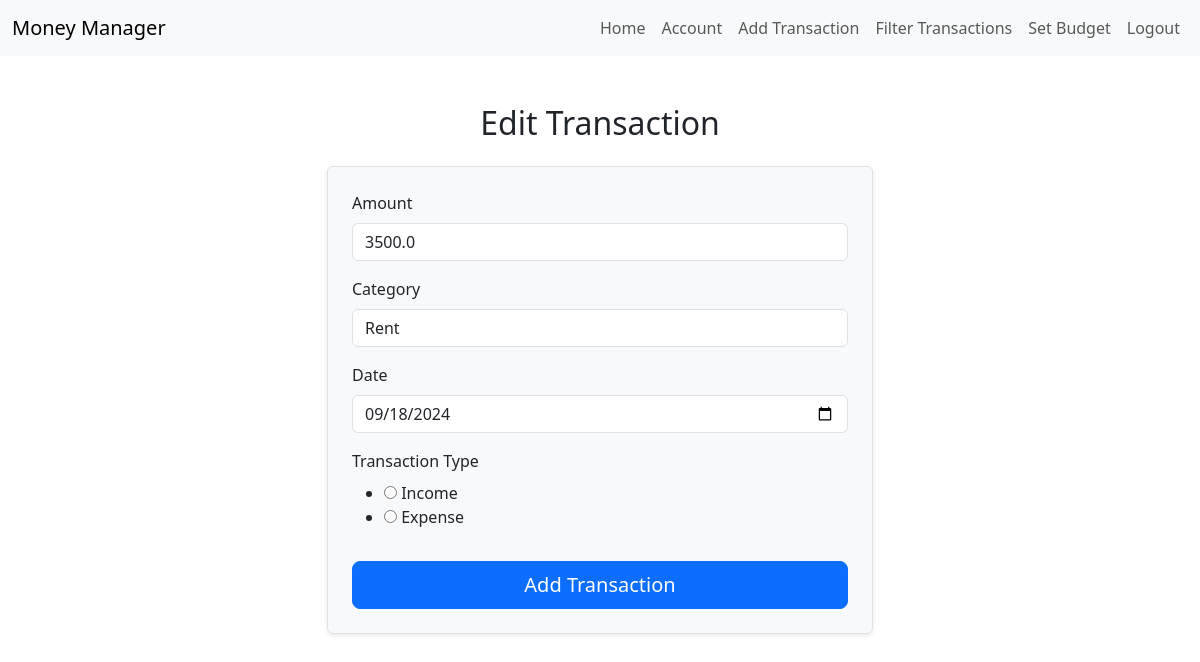
The app's page /transaction/4/edit (signed in) with its own data.
### app/models.py (models this page shows, shortened)
class Transaction(db.Model):
    id = db.Column(db.Integer, primary_key=True)
    amount = db.Column(db.Float, nullable=False)
    category = db.Column(db.String(50), nullable=False)
    date = db.Column(db.DateTime, nullable=False)
    user_id = db.Column(db.Integer, db.ForeignKey('user.id'), nullable=False)
    transaction_type = db.Column(db.String(10), nullable=False, default='expense')
    is_recurring = db.Column(db.Boolean, default=False, nullable=False)
    recurrence_frequency = db.Column(db.String(20))  # e.g., 'daily', 'weekly', 'monthly'

### app/routes.py (the view)
@main.route("/transaction/<int:transaction_id>/edit", methods=['GET', 'POST'])
@login_required
def edit_transaction(transaction_id):
    transaction = Transaction.query.get_or_404(transaction_id)
    if transaction.user_id != current_user.id:
        flash('You do not have permission to edit this transaction.', 'danger')
        return redirect(url_for('main.account'))
    form = TransactionForm()
    if form.validate_on_submit():
        transaction.amount = form.amount.data
        transaction.category = form.category.data
        transaction.date = form.date.data
        print(transaction.amount,transaction.category,transaction.date)
        db.session.commit()
        flash('Transaction updated successfully!', 'success')
        return redirect(url_for('main.account'))
    else:
        print("Form did not validate")
        print(form.amount.data)
        print(form.category.data)
        print(form.date.data)
        print(form.errors)
    if request.method == 'GET':
        form.amount.data = transaction.amount
        form.category.data = transaction.category
        form.date.data = transaction.date
    return render_template('edit_transaction.html', form=form)

### app/forms.py
class TransactionForm(FlaskForm):
    amount = FloatField('Amount', validators=[DataRequired()])
    category = SelectField('Category', choices=[('Food', 'Food'), ('Rent', 'Rent'), ('Salary', 'Salary'), ('Other', 'Other')], validators=[DataRequired()])
    date = DateField('Date', format='%Y-%m-%d', validators=[DataRequired()])
    is_recurring = BooleanField('Recurring')
    recurrence_frequency = SelectField('Recurrence Frequency', choices=[('daily', 'Daily'), ('weekly', 'Weekly'), ('monthly', 'Monthly')], validators=[Optional()])
    transaction_type = RadioField('Transaction Type', choices=[('income', 'Income'), ('expense', 'Expense')], validators=[DataRequired()])
    submit = SubmitField('Add Transaction')

### app/models.py (called while the page is built)
@login_manager.user_loader
def load_user(user_id):
    return User.query.get(int(user_id))

### app/templates/edit_transaction.html (shortened to what this page needs)
{% extends "layout.html" %}
{% block content %}
<nav class="navbar navbar-expand-lg navbar-light bg-light">
    <div class="container-fluid">
        <a class="navbar-brand" href="#">Money Manager</a>
        <div class="collapse navbar-collapse" id="navbarNav">
            <ul class="navbar-nav ms-auto">
                <li class="nav-item">
                    <a class="nav-link" href="{{ url_for('main.home') }}">Home</a>
                </li>
                <li class="nav-item">
                    <a class="nav-link" href="{{ url_for('main.account') }}">Account</a>
                </li>
                <li class="nav-item">
                    <a class="nav-link" href="{{ url_for('main.add_transaction') }}">Add Transaction</a>
                </li>
                    <a class="nav-link" href="{{ url_for('main.filter_transactions') }}">Filter Transactions</a>
                <li class="nav-item">
                    <a class="nav-link" href="{{ url_for('main.set_budget') }}">Set Budget</a>
                </li>
                <li class="nav-item">
                    <a class="nav-link" href="{{ url_for('main.logout') }}">Logout</a>
                </li>
            </ul>
        </div>
    </div>
</nav>
<div class="container mt-5">
    <h2 class="mb-4 text-center">Edit Transaction</h2>
    <div class="row justify-content-center">
        <div class="col-md-6">
            <form method="POST" class="bg-light p-4 border rounded shadow-sm">
                <div class="mb-3">
                    {{ form.amount.label(class="form-label") }}
                    {{ form.amount(class="form-control") }}
                </div>
                <div class="mb-3">
                    {{ form.category.label(class="form-label") }}
                    {{ form.category(class="form-control") }}
                </div>
                <div class="mb-3">
                    {{ form.date.label(class="form-label") }}
                    {{ form.date(class="form-control") }}
                </div>
                <div class="mb-3">
                    {{ form.transaction_type.label(class="form-label") }}<br>
                    {{ form.transaction_type(class="form-check-inline") }}
                </div>
                <div class="d-grid">
                    {{ form.submit(class="btn btn-primary btn-lg") }}
                </div>
            </form>
        </div>
    </div>
</div>
{% endblock %}

### records on screen
Transaction: amount "3500.0", category "Rent", date "09/18/2024", transaction_type "☐ Income ☐ Expense"
